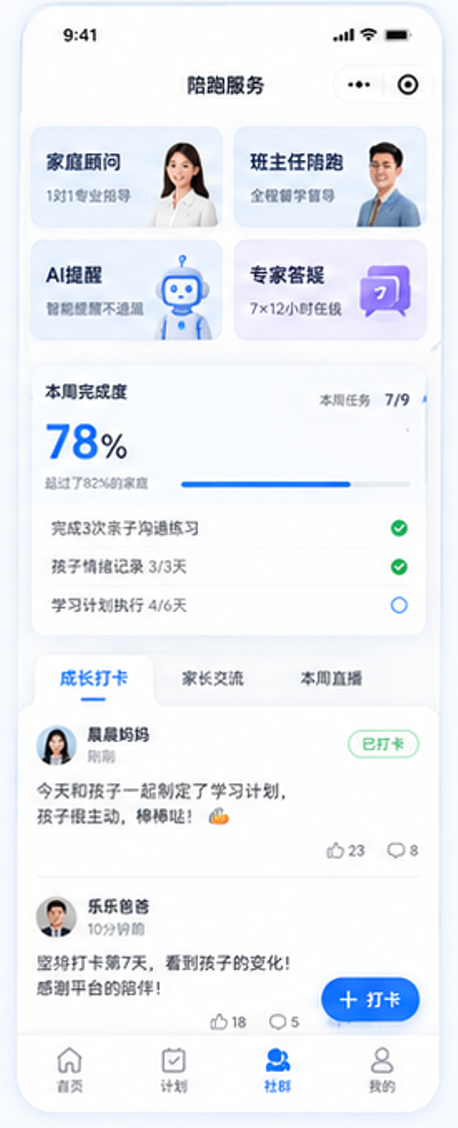
#> input picture frontend/mobile/research/baselines/ui35-original/delivery-community-reference-458x1128.png, 458 x 1128 px
$ python crop_ui05_service_cards.py
#> lines starting #> are read from the running program, lines starting #| are printed output that depends on the picture
from pathlib import Path

from PIL import Image

ROOT = Path(__file__).resolve().parents[1]
SOURCE = ROOT / "research" / "baselines" / "ui35-original" / "delivery-community-reference-458x1128.png"
TARGET = ROOT / "assets" / "images" / "ui05-service-cards-baseline.png"


def main() -> None:
    image = Image.open(SOURCE)
#> image is the input picture: PIL image 458x1128 RGB; mean R, G, B 236.5, 239.6, 245.1
    # 原图坐标：四张陪跑服务卡，不含顶部标题与本周完成度卡。
    cropped = image.crop((23, 126, 435, 337))
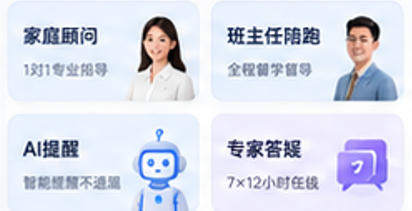
#> cropped: PIL image 412x211 RGB; mean R, G, B 217.9, 221.8, 235.9
    TARGET.parent.mkdir(parents=True, exist_ok=True)
    cropped.save(TARGET, "PNG", optimize=True)


if __name__ == "__main__":
    main()

$ run again, with frontend/mobile/research/baselines/ui35-original/activity-detail-reference-470x1016.png copied over frontend/mobile/research/baselines/ui35-original/delivery-community-reference-458x1128.png
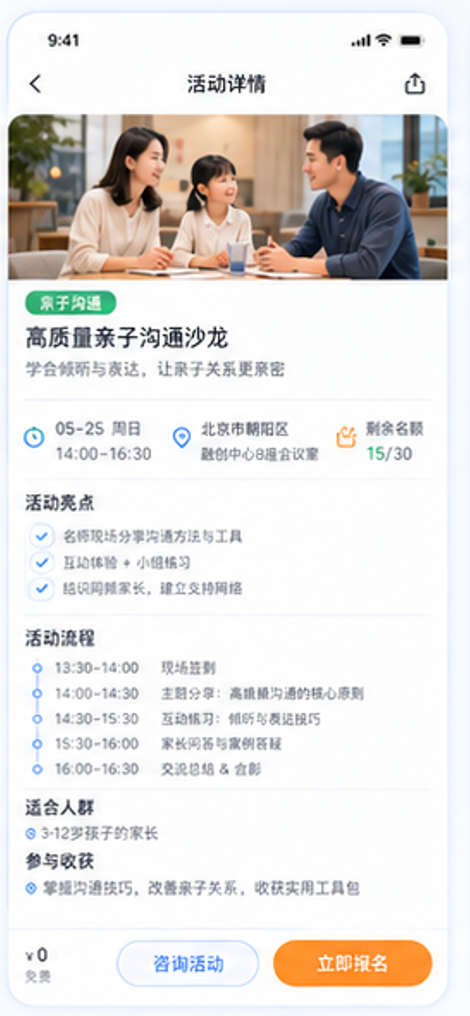
#> input picture frontend/mobile/research/baselines/ui35-original/activity-detail-reference-470x1016.png, 470 x 1016 px
#> in main, image is the input picture: PIL image 470x1016 RGB; mean R, G, B 229, 226.3, 224.1
#> in main, `cropped = image.crop((23, 126, 435, 337))`:
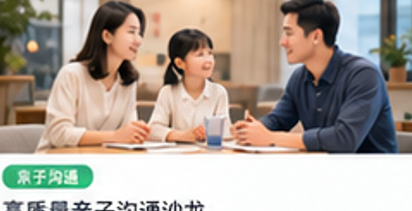
#> cropped: PIL image 412x211 RGB; mean R, G, B 172.6, 161.3, 151.1

$ run again, with frontend/mobile/research/baselines/ui35-original/ai-growth-diagnosis-reference-436x1118.png copied over frontend/mobile/research/baselines/ui35-original/delivery-community-reference-458x1128.png
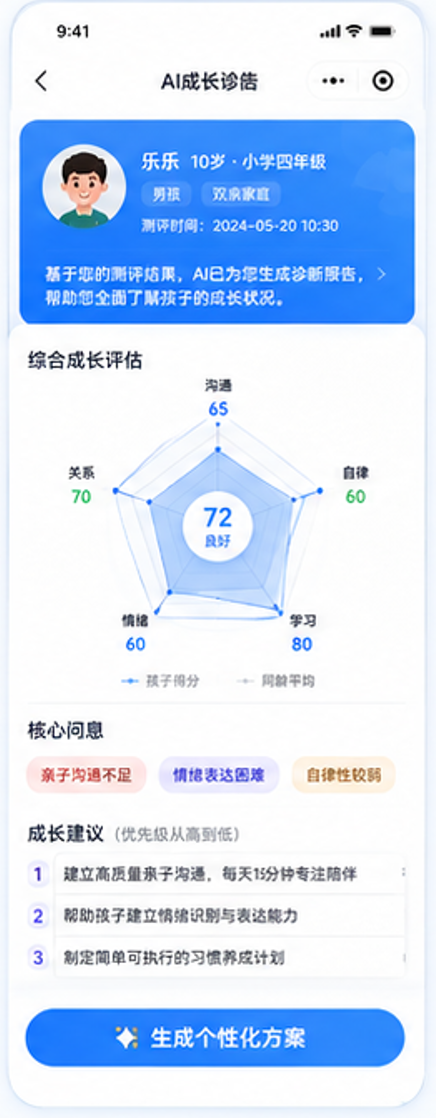
#> input picture frontend/mobile/research/baselines/ui35-original/ai-growth-diagnosis-reference-436x1118.png, 436 x 1118 px
#> in main, image is the input picture: PIL image 436x1118 RGB; mean R, G, B 204.5, 222.4, 247.2
#> in main, `cropped = image.crop((23, 126, 435, 337))`:
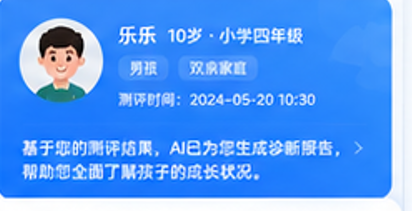
#> cropped: PIL image 412x211 RGB; mean R, G, B 84.8, 154.2, 246.6

$ run again, with frontend/mobile/research/baselines/ui35-original/annual-member-mine-reference-532x994.png copied over frontend/mobile/research/baselines/ui35-original/delivery-community-reference-458x1128.png
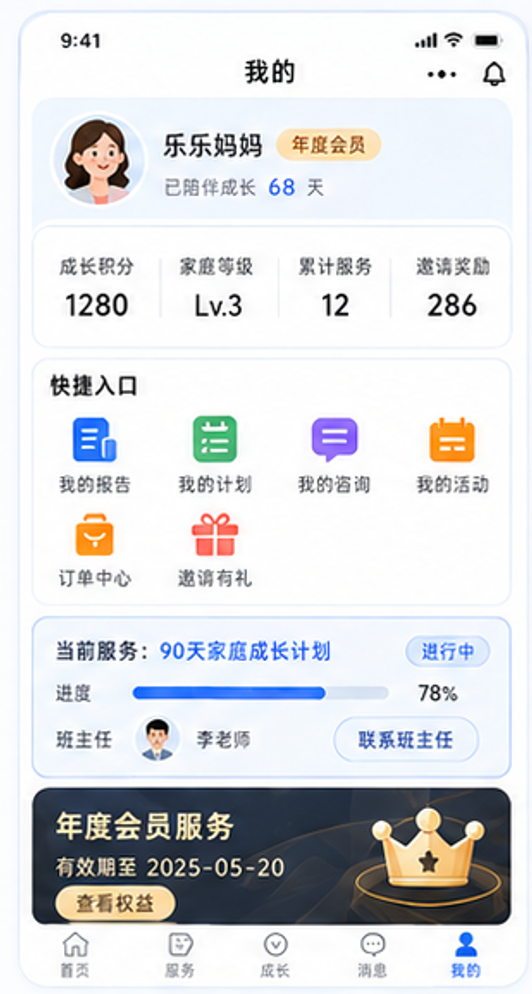
#> input picture frontend/mobile/research/baselines/ui35-original/annual-member-mine-reference-532x994.png, 532 x 994 px
#> in main, image is the input picture: PIL image 532x994 RGB; mean R, G, B 218.3, 219.8, 222.5
#> in main, `cropped = image.crop((23, 126, 435, 337))`:
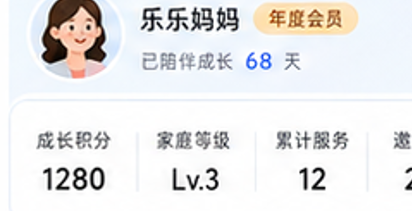
#> cropped: PIL image 412x211 RGB; mean R, G, B 232.3, 231.9, 232.3
